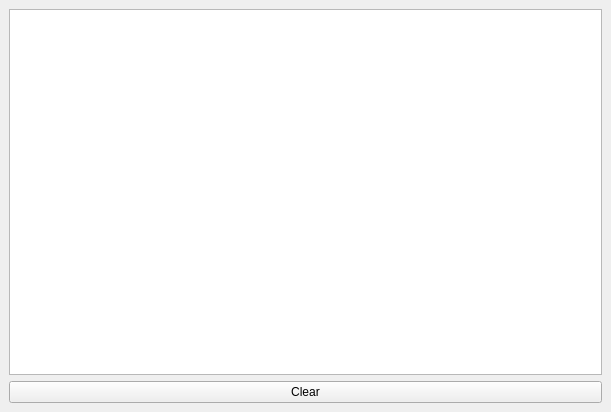
<?xml version="1.0" encoding="UTF-8"?>
<ui version="4.0">
 <class>DockAlarms</class>
 <widget class="QDockWidget" name="DockAlarms">
  <property name="geometry">
   <rect>
    <x>0</x>
    <y>0</y>
    <width>611</width>
    <height>412</height>
   </rect>
  </property>
  <property name="toolTip">
   <string/>
  </property>
  <property name="locale">
   <locale language="English" country="UnitedStates"/>
  </property>
  <property name="features">
   <set>QDockWidget::AllDockWidgetFeatures</set>
  </property>
  <property name="allowedAreas">
   <set>Qt::AllDockWidgetAreas</set>
  </property>
  <widget class="QWidget" name="dockWidgetContents">
   <layout class="QVBoxLayout" name="verticalLayout">
    <item>
     <widget class="QTableView" name="tb_alarms">
      <property name="contextMenuPolicy">
       <enum>Qt::CustomContextMenu</enum>
      </property>
      <property name="alternatingRowColors">
       <bool>true</bool>
      </property>
      <property name="selectionBehavior">
       <enum>QAbstractItemView::SelectRows</enum>
      </property>
      <attribute name="verticalHeaderVisible">
       <bool>false</bool>
      </attribute>
     </widget>
    </item>
    <item>
     <widget class="QPushButton" name="btn_clear">
      <property name="text">
       <string>Clear</string>
      </property>
     </widget>
    </item>
   </layout>
  </widget>
 </widget>
 <resources/>
 <connections/>
</ui>
